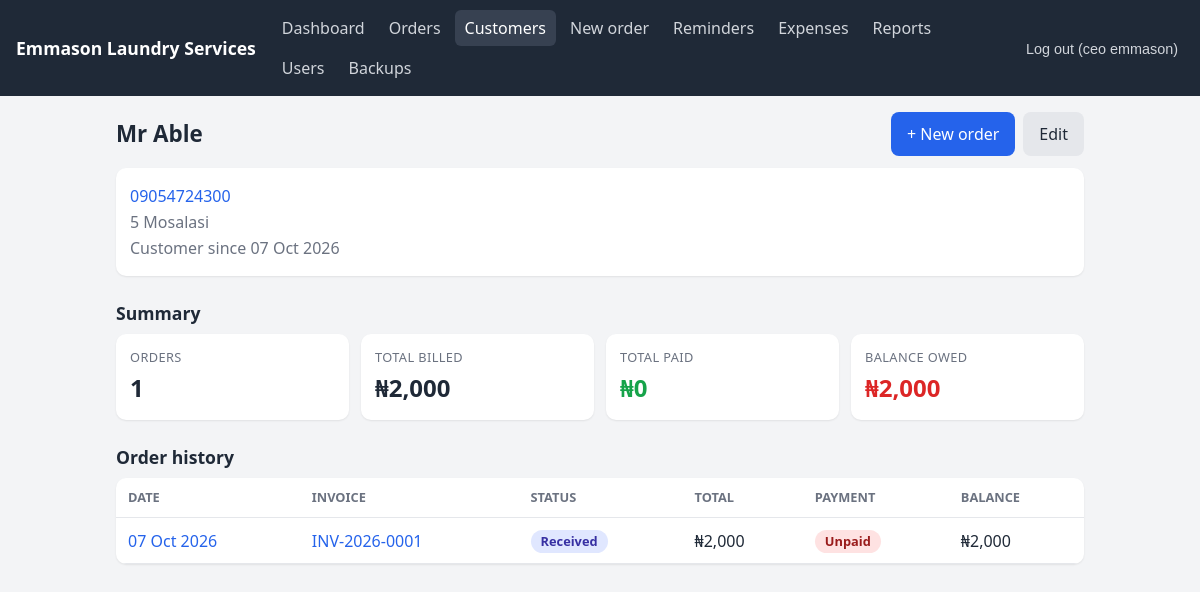
/app/customers/3 (signed in), run on the app's committed database.
### app/models.py (models this page shows, shortened)
class User(Base):
     __tablename__ = "users"
     id = Column(Integer, primary_key=True)
     username = Column(String, unique=True, nullable=False)
     full_name = Column(String, nullable=False)
     password_hash = Column(String, nullable=False)
     role = Column(String, default="staff")        # admin or staff
     is_active = Column(Boolean, default=True)
     created_at = Column(DateTime, default=datetime.utcnow)

class Customer(Base):
    __tablename__ = "customers"
    id = Column(Integer, primary_key=True)
    name = Column(String, nullable=False)
    phone = Column(String, unique=True, nullable=False)
    address = Column(String)
    created_at = Column(DateTime, default=datetime.utcnow)
    orders = relationship("Order", back_populates="customer")

class Order(Base):
    __tablename__ = "orders"
    id = Column(Integer, primary_key=True)
    customer_id = Column(Integer, ForeignKey("customers.id"), nullable=False)
    status = Column(String, default="received")  # received, processing, ready, delivered
    due_date = Column(DateTime)
    created_at = Column(DateTime, default=datetime.utcnow)
    customer = relationship("Customer", back_populates="orders")
    items = relationship("OrderItem", back_populates="order", cascade="all, delete-orphan")
    invoice = relationship("Invoice", back_populates="order", uselist=False)

class Invoice(Base):
    __tablename__ = "invoices"
    id = Column(Integer, primary_key=True)
    order_id = Column(Integer, ForeignKey("orders.id"), unique=True, nullable=False)
    invoice_number = Column(String, unique=True, nullable=False)
    total = Column(Integer, nullable=False)       # naira
    created_at = Column(DateTime, default=datetime.utcnow)
    order = relationship("Order", back_populates="invoice")
    payments = relationship("Payment", back_populates="invoice", cascade="all, delete-orphan")

### app/routers/web.py (the view)
@router.get("/app/customers/{customer_id}")
def customer_detail(request: Request, customer_id: int, msg: str = "",
                    user=Depends(web_user), db: Session = Depends(get_db)):
    customer = db.get(models.Customer, customer_id)
    if not customer:
        raise HTTPException(404, "Customer not found")
    orders = sorted(customer.orders, key=lambda o: o.created_at, reverse=True)
    invoices = [o.invoice for o in orders if o.invoice]
    return templates.TemplateResponse(
        request, "customer_detail.html",
        {"user": user, "page": "customers", "customer": customer, "orders": orders,
         "billed": sum(i.total for i in invoices),
         "paid": sum(i.amount_paid for i in invoices),
         "balance": sum(i.balance for i in invoices),
         "message": MESSAGES.get(msg)},
    )

### app/templates/customer_detail.html (shortened to what this page needs)
{% extends "base.html" %}
{% block content %}
<div class="page-head">
  <h1>{{ customer.name }}</h1>
  <div class="actions" style="margin-top:0">
    <a class="btn" href="/app/orders/new?customer_id={{ customer.id }}">+ New order</a>
    <a class="btn secondary" href="/app/customers/{{ customer.id }}/edit">Edit</a>
  </div>
</div>
<div class="card contact">
  <p><a href="tel:{{ customer.phone }}">{{ customer.phone }}</a></p>
  <p class="muted">{{ customer.address or "No address saved" }}</p>
  <p class="muted">Customer since {{ customer.created_at|wat }}</p>
</div>
<h2>Summary</h2>
<div class="grid">
  <div class="card"><div class="label">Orders</div><div class="value">{{ orders|length }}</div></div>
  <div class="card"><div class="label">Total billed</div><div class="value">{{ billed|naira }}</div></div>
  <div class="card good"><div class="label">Total paid</div><div class="value">{{ paid|naira }}</div></div>
  <div class="card {{ 'warn' if balance > 0 else '' }}"><div class="label">Balance owed</div><div class="value">{{ balance|naira }}</div></div>
</div>
<h2>Order history</h2>
<div class="table-wrap">
  {% if orders %}
  <table>
    <thead>
      <tr><th>Date</th><th>Invoice</th><th>Status</th><th>Total</th><th>Payment</th><th>Balance</th></tr>
    </thead>
    <tbody>
      {% for o in orders %}
      <tr>
        <td><a href="/app/orders/{{ o.id }}">{{ o.created_at|wat }}</a></td>
        <td>
          {% if o.invoice %}
          <a href="/invoices/{{ o.invoice.invoice_number }}/pdf" target="_blank">{{ o.invoice.invoice_number }}</a>
          {% else %}-{% endif %}
        </td>
        <td><span class="badge {{ o.status }}">{{ o.status|capitalize }}</span></td>
        <td>{{ o.invoice.total|naira if o.invoice else "-" }}</td>
        <td>{% if o.invoice %}<span class="badge {{ o.invoice.payment_status }}">{{ o.invoice.payment_status|replace("_", " ")|capitalize }}</span>{% endif %}</td>
        <td>{{ o.invoice.balance|naira if o.invoice else "-" }}</td>
      </tr>
      {% endfor %}
    </tbody>
  </table>
  {% else %}
  <div class="empty">No orders yet for this customer.</div>
  {% endif %}
</div>
{% endblock %}

### app/templates/base.html (shortened to what this page needs)
<!doctype html>
<html lang="en">
<head>
  <link rel="stylesheet" href="/static/style.css">
</head>
<body>
  <header class="topbar">
    <a class="brand" href="/app">{{ business }}</a>
        <nav>
      <a href="/app" class="{{ 'active' if page == 'dashboard' }}">Dashboard</a>
      <a href="/app/orders" class="{{ 'active' if page == 'orders' }}">Orders</a>
      <a href="/app/customers" class="{{ 'active' if page == 'customers' }}">Customers</a>
      <a href="/app/orders/new" class="{{ 'active' if page == 'new_order' }}">New order</a>
      <a href="/app/reminders" class="{{ 'active' if page == 'reminders' }}">Reminders</a>
      {% if user.role == "admin" %}
      <a href="/app/expenses" class="{{ 'active' if page == 'expenses' }}">Expenses</a>
      <a href="/app/reports" class="{{ 'active' if page == 'reports' }}">Reports</a>
      <a href="/app/users" class="{{ 'active' if page == 'users' }}">Users</a>
      <a href="/app/backups" class="{{ 'active' if page == 'backups' }}">Backups</a>
      {% endif %}
    </nav>
    <form method="post" action="/logout">
      <button class="link">Log out ({{ user.username }})</button>
    </form>
  </header>
  <main>
    {% block content %}{% endblock %}
  </main>
</body>
</html>

### app/static/style.css (style rules this page uses)
* { box-sizing: border-box; }
body { margin: 0; font-family: system-ui, -apple-system, "Segoe UI", Roboto, sans-serif; background: #f3f4f6; color: #1f2937; line-height: 1.5; }
a { color: #2563eb; text-decoration: none; }
.topbar { background: #1f2937; color: #fff; padding: 10px 16px; display: flex; flex-wrap: wrap; align-items: center; gap: 8px 16px; }
.topbar .brand { color: #fff; font-weight: 700; font-size: 1.1rem; }
.topbar nav { display: flex; flex-wrap: wrap; gap: 4px; flex: 1; }
.topbar nav a { color: #d1d5db; padding: 6px 10px; border-radius: 6px; }
.topbar nav a.active, .topbar nav a:hover { background: #374151; color: #fff; }
.topbar form { margin: 0; }
button.link { background: none; border: 0; color: #d1d5db; cursor: pointer; font-size: .9rem; }
main { max-width: 1000px; margin: 0 auto; padding: 16px; }
h1 { font-size: 1.4rem; margin: 8px 0 16px; }
h2 { font-size: 1.1rem; margin: 24px 0 8px; }
.grid { display: grid; gap: 12px; grid-template-columns: repeat(auto-fit, minmax(150px, 1fr)); }
.card { background: #fff; border-radius: 10px; padding: 14px; box-shadow: 0 1px 2px rgba(0,0,0,.08); }
.card .label { font-size: .8rem; color: #6b7280; text-transform: uppercase; letter-spacing: .03em; }
.card .value { font-size: 1.5rem; font-weight: 700; margin-top: 2px; }
.card.warn .value { color: #dc2626; }
.card.good .value { color: #16a34a; }
.btn { display: inline-block; background: #2563eb; color: #fff; border: 0; border-radius: 8px; padding: 10px 16px; font-size: 1rem; cursor: pointer; }
.btn.secondary { background: #e5e7eb; color: #1f2937; }
.table-wrap { overflow-x: auto; background: #fff; border-radius: 10px; box-shadow: 0 1px 2px rgba(0,0,0,.08); }
table { width: 100%; border-collapse: collapse; }
th, td { text-align: left; padding: 10px 12px; border-bottom: 1px solid #e5e7eb; white-space: nowrap; }
th { font-size: .8rem; color: #6b7280; text-transform: uppercase; }
.badge { display: inline-block; padding: 2px 10px; border-radius: 999px; font-size: .8rem; font-weight: 600; }
.badge.received { background: #e0e7ff; color: #3730a3; }
.badge.unpaid { background: #fee2e2; color: #991b1b; }
.page-head { display: flex; justify-content: space-between; align-items: center; flex-wrap: wrap; gap: 8px; margin-bottom: 12px; }
.page-head h1 { margin: 0; }
.muted { color: #6b7280; }
.actions { display: flex; gap: 8px; flex-wrap: wrap; margin-top: 16px; }
.contact p { margin: 2px 0; }

### data on the page
User: username "ceo emmason"
Customer: name "Mr Able", phone "09054724300", address "5 Mosalasi", created_at|wat "07 Oct 2026"
Order: created_at|wat "07 Oct 2026", invoice.invoice_number "INV-2026-0001", status "Received", invoice.total|naira "₦2,000", invoice.payment_status "Unpaid", invoice.balance|naira "₦2,000"

### other printed values
{{ business }} "Emmason Laundry Services"
{{ orders|length }} "1"
{{ billed|naira }} "₦2,000"
{{ paid|naira }} "₦0"
{{ balance|naira }} "₦2,000"
